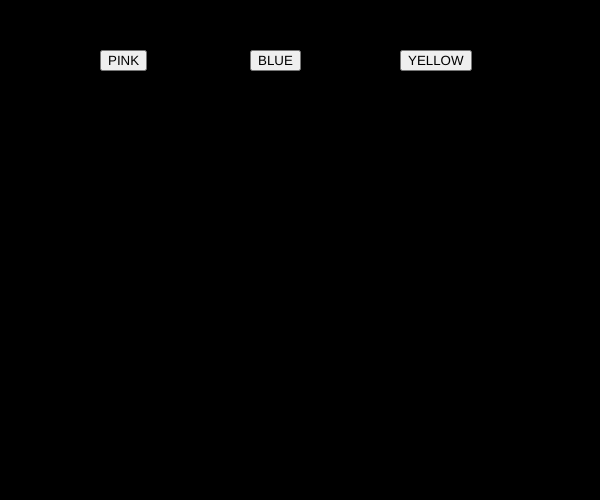
Frame 1 (no input)
Frame 60 (no input): identical to frame 1, image omitted
Frame 120 (the mouse pressed at the canvas centre since frame 60): identical to frame 1, image omitted

The p5.js sketch that drew this single still picture (run headless with seeded random() and noise() and a simulated clock; from frame 60 on, the mouse is pressed at the canvas centre):

// p5.js sketch
// ── sketch.js
var btn_red;
var btn_green;
var btn_color

var r = 0;
var g = 0;
var b = 0;

function setup() {
  createCanvas(600, 500); 
  
  btn_red = createButton("PINK");
  btn_red.position(100,50);
  btn_red.mousePressed(pink_bg);

  btn_green = createButton("BLUE")
btn_green.position(250,50);
btn_green.mousePressed(blue_bg);

btn_color = createButton("YELLOW");
btn_color.position(400,50);
btn_color.mousePressed(color_bg)
}

function draw() {
  background(r,g,b);
}

function pink_bg(){
  r = 255;
  g=0;
  b=255;
}

function blue_bg(){
  r=0;
  g=255;
  b=255;
}

function color_bg(){
  r=255;
  g=255;
  b=0;
}
